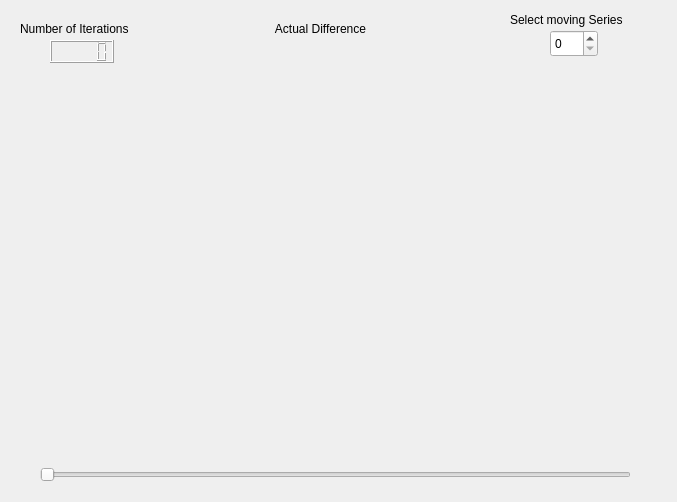
<?xml version="1.0" encoding="UTF-8"?>
<ui version="4.0">
 <class>registrationObserver</class>
 <widget class="QWidget" name="registrationObserver">
  <property name="geometry">
   <rect>
    <x>0</x>
    <y>0</y>
    <width>677</width>
    <height>502</height>
   </rect>
  </property>
  <property name="windowTitle">
   <string>Form</string>
  </property>
  <widget class="QLabel" name="label">
   <property name="geometry">
    <rect>
     <x>60</x>
     <y>20</y>
     <width>521</width>
     <height>17</height>
    </rect>
   </property>
   <property name="text">
    <string>Actual Difference</string>
   </property>
   <property name="alignment">
    <set>Qt::AlignCenter</set>
   </property>
  </widget>
  <widget class="QVTKWidget" name="vtkRendererObserver" native="true">
   <property name="geometry">
    <rect>
     <x>40</x>
     <y>80</y>
     <width>531</width>
     <height>371</height>
    </rect>
   </property>
   <property name="autoFillBackground">
    <bool>true</bool>
   </property>
  </widget>
  <widget class="QSlider" name="sliderObserver">
   <property name="geometry">
    <rect>
     <x>40</x>
     <y>460</y>
     <width>591</width>
     <height>29</height>
    </rect>
   </property>
   <property name="orientation">
    <enum>Qt::Horizontal</enum>
   </property>
  </widget>
  <widget class="QLabel" name="label_2">
   <property name="geometry">
    <rect>
     <x>510</x>
     <y>10</y>
     <width>141</width>
     <height>20</height>
    </rect>
   </property>
   <property name="text">
    <string>Select moving Series</string>
   </property>
  </widget>
  <widget class="QSpinBox" name="spinBox">
   <property name="geometry">
    <rect>
     <x>550</x>
     <y>30</y>
     <width>48</width>
     <height>27</height>
    </rect>
   </property>
  </widget>
  <widget class="QLabel" name="label_3">
   <property name="geometry">
    <rect>
     <x>20</x>
     <y>20</y>
     <width>141</width>
     <height>17</height>
    </rect>
   </property>
   <property name="text">
    <string>Number of Iterations</string>
   </property>
  </widget>
  <widget class="QLCDNumber" name="lcdNumber">
   <property name="geometry">
    <rect>
     <x>50</x>
     <y>40</y>
     <width>64</width>
     <height>23</height>
    </rect>
   </property>
   <property name="font">
    <font>
     <weight>50</weight>
     <italic>false</italic>
     <bold>false</bold>
    </font>
   </property>
  </widget>
 </widget>
 <customwidgets>
  <customwidget>
   <class>QVTKWidget</class>
   <extends>QWidget</extends>
   <header location="global">QVTKWidget.h</header>
   <container>1</container>
  </customwidget>
 </customwidgets>
 <resources/>
 <connections/>
</ui>
